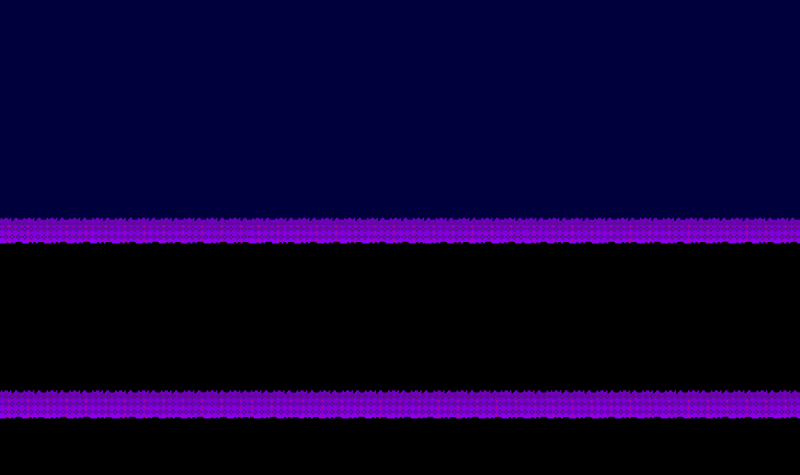

A level layout from a 2D game, rendered from its tile map. Below: a short description, then the map file with tile-grid data replaced by summaries:
An orthogonal 32x19 tile map with 25x25 px tiles, 1 tile layer (Tile Layer 1).

<map version="1.0" orientation="orthogonal" renderorder="right-down" width="32" height="19" tilewidth="25" tileheight="25" nextobjectid="1">
 <tileset firstgid="1" name="frogger" tilewidth="25" tileheight="25">
  <image source="frogger.png" trans="ff00ff" width="512" height="1024" />
 </tileset>
 <layer name="Tile Layer 1" width="32" height="19">
  <data>[608 cells, 608 non-empty, 64 distinct tile ids]</data>
 </layer>
</map>
